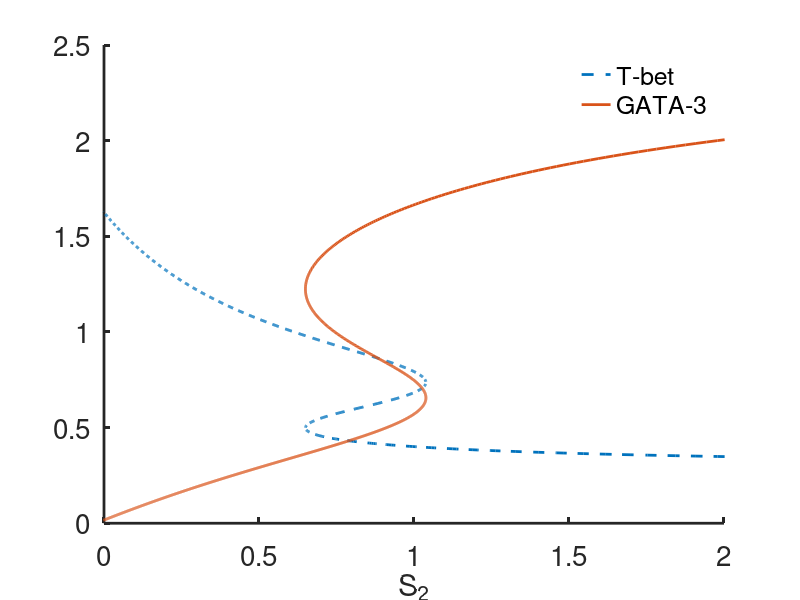

MATLAB code for this plot:
% this plots the Th1 Th2 steady state curves for Fig. 13.17
set(0,                           ...
   'defaultaxesfontsize', 20,   ...
   'defaultaxeslinewidth', 2.0, ...
 'defaultlinelinewidth', 2.0);


% set parameters from Table 13.5

sig = 5;
kap = 1;
rho = 1;
beta = 0.05;
alpha = 5;
g1 = 1;
g2 = 0.5;
mu = 3;
g = 2;
n = 4;

x1=[0.287:.001:5];
% select a value of S1
S1 = 0;

f1 = (-beta + mu*x1)./(alpha*x1.^n/(kap^n+x1.^n) +sig*S1/(rho+S1)) ;

x2=(g2./f1)-g2;

f2=(-beta + mu*x2).*(g1+x1)/g1-alpha.*x2.^n./(kap^n+x2.^n);

Sig2=f2;
S2=rho* Sig2./(sig-Sig2);

figure(1)
plot(S2,x1,'--',S2,x2)
legend('boxoff')
legend('T-bet','GATA-3')
axis([0 2 0 2.5])
box off
xlabel('S_2')

%figure(2)
%plot(x1,x2)
